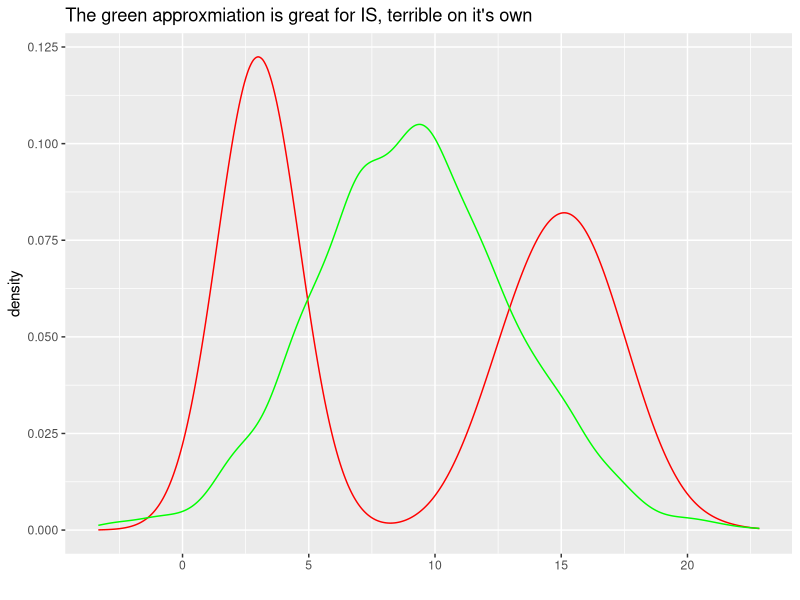
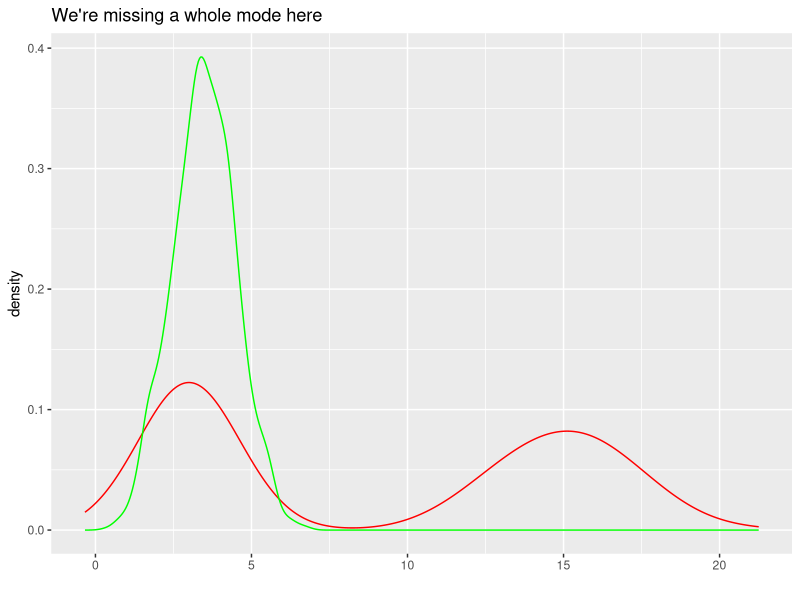

These figures' R source, in order:
## ---- chunk 1
library(ggplot2)
library(gridExtra)
library(tidyverse)
library(loo)

set.seed(605)
options(mc.cores = 8)
## ---- chunk 2

mixture <- data.frame(normals = c(rnorm(1000,3,1),rnorm(1000,15,2)),
                      mode_seeking_kl = rnorm(2000,3.5,1),
                      mean_seeking_kl = rnorm(2000,9,4))
## ---- chunk 3
mixture %>% ggplot(aes(x = normals)) +
  geom_density(aes(x = normals), color = "red") +
  geom_density(aes(x = mean_seeking_kl), color = "green") + ggtitle("The green approxmiation is great for IS, terrible on it's own") +
  xlab("")
## ---- chunk 4
importance_ratios <- tibble(
q_x = rnorm(200000,9,4),
p_x = c(rnorm(100000,3,1),rnorm(100000,15,2)),
ratios = (.5*(dnorm(q_x,3,1)) + .5*(dnorm(q_x,15,2)))/dnorm(q_x,9,4))

psis_result <- psis(log(importance_ratios$ratios),
                       r_eff = NA)

psis_result$diagnostics$pareto_k
## ---- chunk 5
mixture %>% ggplot(aes(x = normals)) +
  geom_density(aes(x = normals), color = "red") +
  geom_density(aes(x = mode_seeking_kl), color = "green") + ggtitle("We're missing a whole mode here") +
  xlab("")
## ---- chunk 6
second_importance_ratios <- tibble(
q_x = rnorm(200000,3.5,1),
p_x = c(rnorm(100000,3,1),rnorm(100000,15,2)),
# Notice: these density calls are at the points defined by q(x)!
ratios = (.5*(dnorm(q_x,3,1)) + .5*(dnorm(q_x,15,2)))/dnorm(q_x,3.5,1))

psis_result_2 <- psis(log(second_importance_ratios$ratios),
                       r_eff = NA)

psis_result_2$diagnostics$pareto_k
## ---- chunk 7
third_importance_ratios <- tibble(
q_x = rnorm(200000,3.5,2),
p_x = c(rnorm(100000,3,1),rnorm(100000,15,2)),
ratios = (.5*(dnorm(q_x,3,1)) + .5*(dnorm(q_x,15,2)))/dnorm(q_x,3.5,2))

psis_result_3 <- psis(log(third_importance_ratios$ratios),
                       r_eff = NA)

psis_result_3$diagnostics$pareto_k
